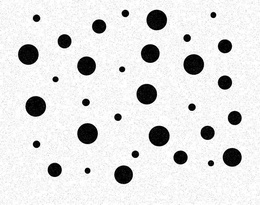
%> input picture RandomDisks-P10.jpg, 260 x 205 px, shrunk from 808 x 636 before the run
$ octave --eval "result = main;"   (GNU Octave 9; MATLAB toolbox functions it lacks are replaced by stand-ins)
%> lines starting %> are read from the running program, lines starting %| are printed output that depends on the picture; in (x1, y1, x2, y2) boxes, pixels count from 0 and x2, y2 are one past the last pixel; in counts of white or black regions, pixels touching at a corner belong together; the program's own positions count from 1
function result = main()
  img = imread('RandomDisks-P10.jpg');
%> img is the input picture: size 205x260x3 uint8; min 0, max 255, mean 224.4
%   img = imread('test.png');
  img_bw = im2bw(img);
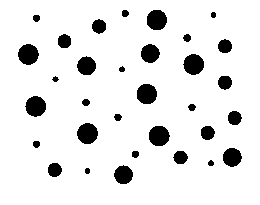
%> img_bw: size 205x260 logical; 90.3% white; 32 black regions, largest, box (x1, y1, x2, y2) and area: (77, 123, 98, 144) 341, (18, 44, 39, 65) 335, (183, 54, 204, 75) 335

  % STEP 1: filter noise
  struct_elm_noise = strel('disk', 1, 0).Neighborhood;
  img_bw = opening(img_bw, struct_elm_noise);
  img_bw = closing(img_bw, struct_elm_noise);
  imshowpair(img, img_bw, 'montage')

  % STEP 2: filter middle-sized circles
  % struct_elm_a = strel('disk', 10, 0);
  % struct_elm_b = strel('disk', 10, 0); %TODO make this hollow...
  result = 0;
end

function result = opening(input_img, struct_elm)
  struct_elm_sym = symmetry(struct_elm);
  result = dilation(erosion(input_img, struct_elm_sym), struct_elm);
end

function result = closing(input_img, struct_elm)
  struct_elm_sym = symmetry(struct_elm);
  result = erosion(dilation(input_img, struct_elm_sym), struct_elm);
end

function result = erosion(input_img, struct_elm)
  input_img = symmetry(input_img);
  result = minkowski_op('subtraction', input_img, struct_elm);
end

function result = dilation(input_img, struct_elm)
  input_img = symmetry(input_img);
  result = minkowski_op('addition', input_img, struct_elm);
end

function result = symmetry(input_object)
  %TODO no need for this project, but to be implemented in future for integrity
  result = input_object;
end

function result = minkowski_op(operation, input_img, struct_elm)
%> called with operation = 'subtraction'
  [struct_h, struct_w] = size(struct_elm);
  [img_rows, img_cols] = size(input_img);
%> img_rows = 205; img_cols = 260
  struct_w_half = floor(struct_w / 2);
  struct_h_half = floor(struct_h / 2);
  dia_out = zeros(img_rows + 2*struct_h_half , img_cols + 2*struct_w_half);
  input_img_padded = padarray(input_img, struct_h_half, 1, 'both');
%> input_img_padded: size 207x260 logical; 90.4% white; 32 black regions, largest, box (x1, y1, x2, y2) and area: (77, 124, 98, 145) 341, (18, 45, 39, 66) 335, (183, 55, 204, 76) 335
  input_img_padded = padarray(input_img_padded.', struct_w_half, 1, 'both').';
%> input_img_padded: size 207x262 logical; 90.5% white; 32 black regions, largest, box (x1, y1, x2, y2) and area: (78, 124, 99, 145) 341, (19, 45, 40, 66) 335, (184, 55, 205, 76) 335

  %{explanation of offset: Know that when looping through each pixel in the image, the x and y can be either odd of even. Also know that struct_w_half and struct_h_half are floored, so if x or y is even, either/both of struct_w_half and struct_h_half need to - 1. The offset variable is to solve this problem. It is a 3d array. The first dimension represents whether x is even, second represents whether y is even, and third represents the offset of x or y (0 or -1)%}
  offset = [-1 -1; 0 -1];
  offset(:, :, 2) = [-1 0; 0 0];

  for col = (struct_w_half+1) : img_cols
    % x1, x2, y1, y2 defines the boundary of the struct element inside the output padded image
    x1 = col - struct_w_half;
    x2 = col + struct_w_half;
    for row = (struct_w_half+1): img_rows
      y1 = row - struct_h_half;
      y2 = row + struct_h_half;

      if(input_img_padded(row,col) == 0)
        continue;
      end

%       y_offset = offset(rem(struct_w, 2)+1, rem(struct_h, 2)+1, 1);
%       x_offset = offset(rem(struct_w, 2)+1, rem(struct_h, 2)+1, 2);
%       mask = (input_img_padded(y1 : y2+y_offset, x1 : x2+x_offset)) & struct_elm;
      mask = (input_img_padded(y1:y2, x1:x2)) & struct_elm;

      if (strcmp(operation, 'subtraction') && isequal(mask, struct_elm))
        dia_out(row, col) = dia_out(row, col)|struct_elm(struct_h_half+1, struct_w_half+1);
      elseif (strcmp(operation, 'addition') && any(mask(:) == 1))
        dia_out(row, col) = 1;  %TODO I am not sure
      end
    end
  end
%> dia_out: size 207x262 double; values 0 (black) and 1 (white), 85.6% white; 33 black regions, largest, box (x1, y1, x2, y2) and area: (0, 0, 262, 207) 1398, (77, 123, 100, 146) 401, (18, 44, 41, 67) 395
  result = dia_out(struct_w_half+1:img_rows, struct_h_half+1:img_cols);
%> result: size 204x259 double; values 0 (black) and 1 (white), 87.9% white; 32 black regions, largest, box (x1, y1, x2, y2) and area: (76, 122, 99, 145) 401, (17, 43, 40, 66) 395, (182, 53, 205, 76) 395
end
%> call 2 of minkowski_op, with operation = 'addition'
%> in minkowski_op (call 2), `input_img_padded = padarray(input_img, struct_h_half, 1, 'both');`: input_img_padded: size 206x259 double; values 0 (black) and 1 (white), 88% white; 32 black regions, largest, box (x1, y1, x2, y2) and area: (76, 123, 99, 146) 401, (17, 44, 40, 67) 395, (182, 54, 205, 77) 395
%> in minkowski_op (call 2), `input_img_padded = padarray(input_img_padded.', struct_w_half, 1, 'bot..`: input_img_padded: size 206x261 double; values 0 (black) and 1 (white), 88.1% white; 32 black regions, largest, box (x1, y1, x2, y2) and area: (77, 123, 100, 146) 401, (18, 44, 41, 67) 395, (183, 54, 206, 77) 395
%> after the loop in minkowski_op (call 2), `for col = (struct_w_half+1) : img_cols`:
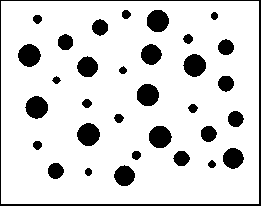
%> dia_out: size 206x261 double; values 0 (black) and 1 (white), 85.5% white; 33 black regions, largest, box (x1, y1, x2, y2) and area: (0, 0, 261, 206) 1392, (77, 123, 100, 146) 401, (18, 44, 41, 67) 395
%> call 3 of minkowski_op, with operation = 'addition'
%> after the loop in minkowski_op (call 3), `for col = (struct_w_half+1) : img_cols`:
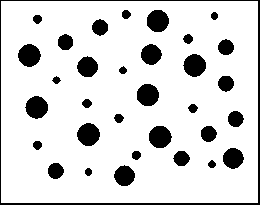
%> dia_out: size 205x260 double; values 0 (black) and 1 (white), 85.4% white; 33 black regions, largest, box (x1, y1, x2, y2) and area: (0, 0, 260, 205) 1386, (77, 123, 100, 146) 401, (18, 44, 41, 67) 395
%> call 4 of minkowski_op, with operation = 'subtraction'
%> in minkowski_op (call 4), `input_img_padded = padarray(input_img_padded.', struct_w_half, 1, 'bot..`:
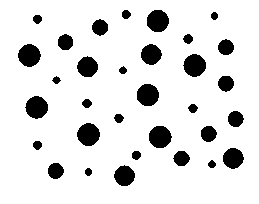
%> input_img_padded: size 204x259 double; values 0 (black) and 1 (white), 87.9% white; 32 black regions, largest, box (x1, y1, x2, y2) and area: (77, 123, 100, 146) 401, (18, 44, 41, 67) 395, (183, 54, 206, 77) 395
%> after the loop in minkowski_op (call 4), `for col = (struct_w_half+1) : img_cols`:
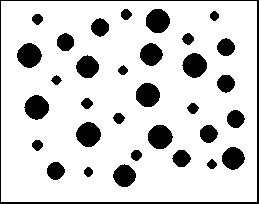
%> dia_out: size 204x259 double; values 0 (black) and 1 (white), 82.7% white; 33 black regions, largest, box (x1, y1, x2, y2) and area: (0, 0, 259, 204) 1380, (76, 122, 101, 147) 465, (17, 43, 42, 68) 459
%> in minkowski_op (call 4), `result = dia_out(struct_w_half+1:img_rows, struct_h_half+1:img_cols);`:
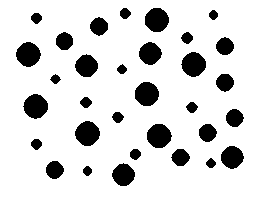
%> result: size 201x256 double; values 0 (black) and 1 (white), 84.9% white; 32 black regions, largest, box (x1, y1, x2, y2) and area: (75, 121, 100, 146) 465, (16, 42, 41, 67) 459, (181, 52, 206, 77) 459
%> in main, `imshowpair(img, img_bw, 'montage')`:
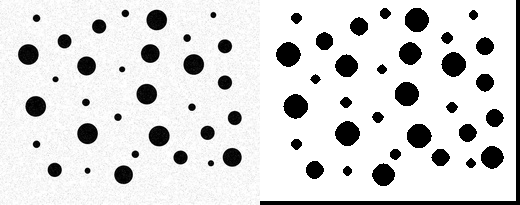
%> displayed picture: size 205x520x3, on the screen's scale of 0 to 255; min 0, max 255, mean 216.8

$ run again, with untitled.jpg copied over RandomDisks-P10.jpg
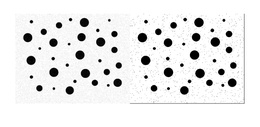
%> input picture untitled.jpg, 260 x 127 px, shrunk from 2342 x 1148 before the run
%> in main, img is the input picture: size 127x260x3 uint8; min 0, max 255, mean 235.5
%> in main, `img_bw = im2bw(img);`:
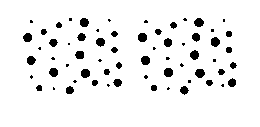
%> img_bw: size 127x260 logical; 93.8% white; 64 black regions (26 under 20 px), largest, box (x1, y1, x2, y2) and area: (211, 37, 220, 47) 70, (195, 69, 205, 78) 70, (138, 33, 147, 42) 69
%> result: size 126x259 double; values 0 (black) and 1 (white), 90.1% white; 64 black regions (16 under 20 px), largest, box (x1, y1, x2, y2) and area: (210, 36, 221, 48) 98, (194, 68, 206, 79) 98, (137, 32, 148, 43) 97
%> result: size 123x256 double; values 0 (black) and 1 (white), 85.2% white; 62 black regions, largest, box (x1, y1, x2, y2) and area: (219, 76, 238, 89) 140, (105, 77, 124, 89) 135, (209, 35, 222, 49) 130
%> in main, `imshowpair(img, img_bw, 'montage')`:
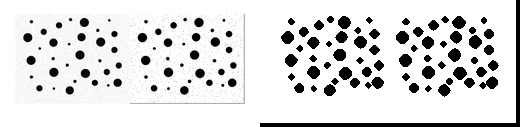
%> displayed picture: size 127x520x3, on the screen's scale of 0 to 255; min 0, max 255, mean 221.4
